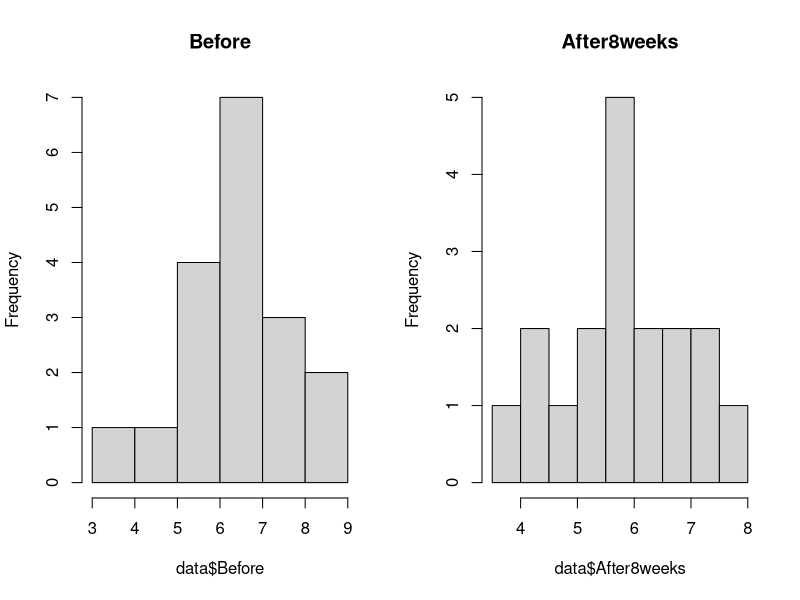
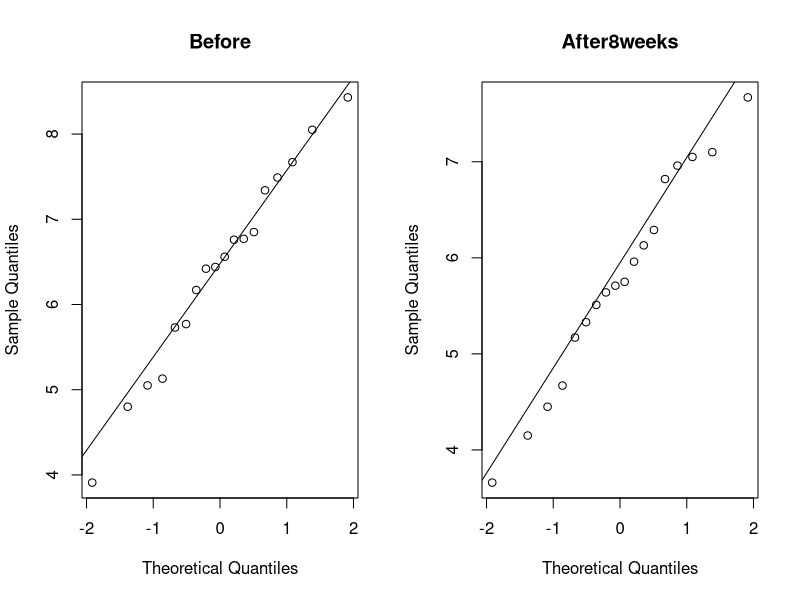
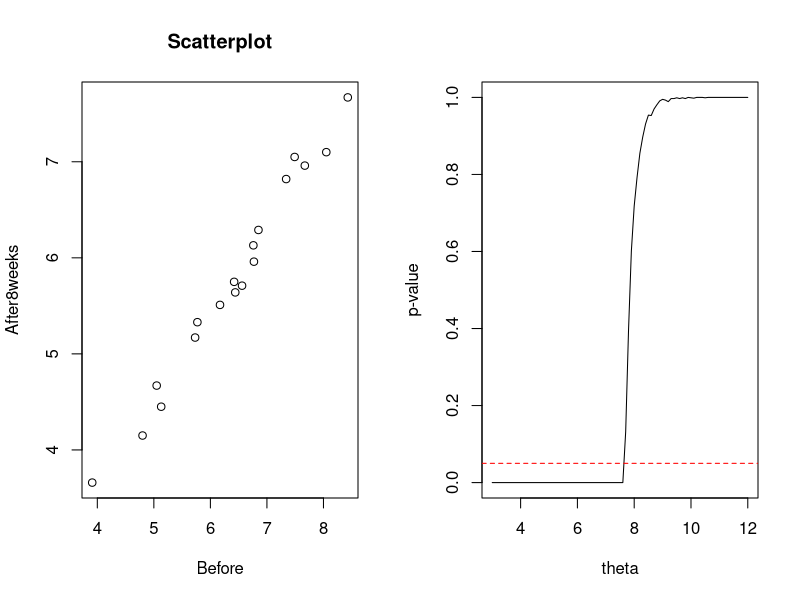
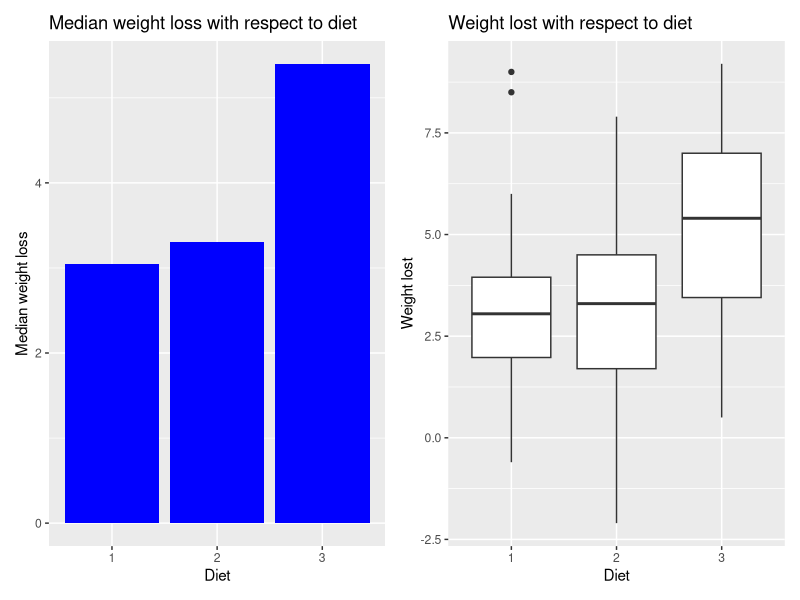
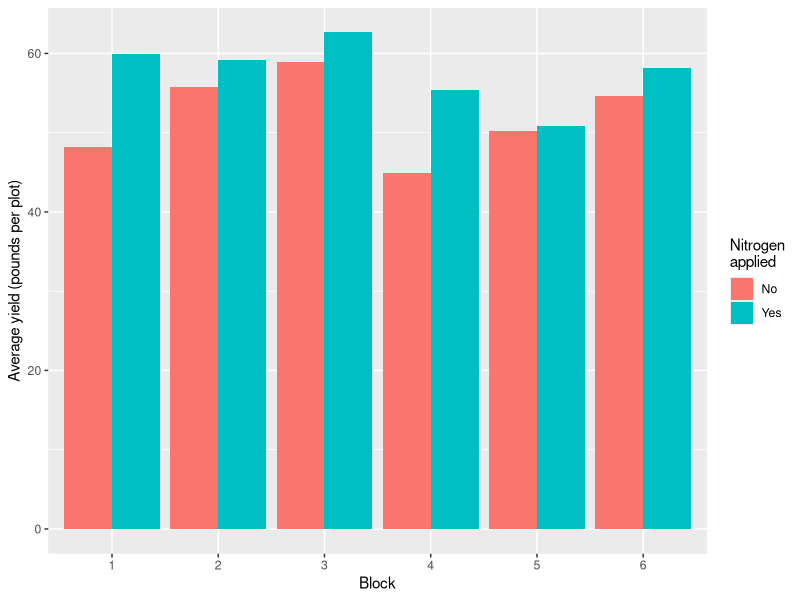

R code for these plots, in order:
## ---- chunk 1
#knitr::opts_chunk$set(echo = TRUE)
library(tidyverse)
library(ggplot2)
library(patchwork)

## ---- chunk 2
data <- data.frame(
  Before = c(6.42, 6.76, 6.56, 4.8, 8.43, 7.49, 8.05, 5.05, 5.77, 3.91, 
             6.77, 6.44, 6.17, 7.67, 7.34, 6.85, 5.13, 5.73),
  After8weeks = c(5.75, 6.13, 5.71, 4.15, 7.67, 7.05, 7.1, 4.67, 5.33, 3.66, 
                  5.96, 5.64, 5.51, 6.96, 6.82, 6.29, 4.45, 5.17)
)

# Plot histograms of the two variables
par(mfrow=c(1,2))
hist(data$Before, main="Before")
hist(data$After8weeks, main="After8weeks")

# Check normality of the variables using a qqplot
par(mfrow=c(1,2))
qqnorm(data$Before, main="Before")
qqline(data$Before)
qqnorm(data$After8weeks, main="After8weeks")
qqline(data$After8weeks)

# Check for any inconsistencies in the data using a scatterplot
plot(data$Before, data$After8weeks, main="Scatterplot", xlab="Before", ylab="After8weeks")

# Calculate the correlation between the two variables
correlation <- cor(data$Before, data$After8weeks)
print(paste("Correlation between Before and After8weeks:", round(correlation, 2)))
## ---- chunk 3
t.test(data$Before, data$After8weeks, paired = TRUE)
## ---- chunk 4
wilcox.test(data$Before, data$After8weeks, paired = TRUE)
## ---- chunk 5
n <- length(data$After8weeks)
sample_mean <- mean(data$After8weeks)
sample_var <- var(data$After8weeks)
# Diet
## ---- chunk 6
theta_hat <- 2 * sample_mean - 3
## ---- chunk 7
margin_of_error <- qt(0.975, df = n-1) * sqrt((theta_hat - 3)^2 / (12 * n))
lower_ci <- theta_hat - margin_of_error
upper_ci <- theta_hat + margin_of_error
## ---- chunk 8
cat("Estimate for theta (theta hat):", theta_hat, "\n")
cat("95% Confidence interval for theta:", round(lower_ci, 3), "-", round(upper_ci, 3), "\n")
## ---- chunk 9
margin_of_error <- qt(0.975, df = n-1) * sqrt(sample_var / n) * sqrt(12)
lower_ci <- sample_mean - margin_of_error
upper_ci <- sample_mean + margin_of_error
## ---- chunk 10
cat("More precise 95% Confidence interval for theta:", round(lower_ci, 3), "-", round(upper_ci, 3), "\n")
## ---- chunk 11
B <- 1000
## ---- chunk 12
boot_samples <- rep(0, B)
## ---- chunk 13
for (i in 1:B) {
  boot_samples[i] <- max(sample(data$After8weeks, replace = TRUE))
}
## ---- chunk 14
p_value <- sum(boot_samples >= max(data$After8weeks)) / B
## ---- chunk 15
cat("p-value:", p_value, "\n")
## ---- chunk 16
theta <- seq(3, 12, by = 0.1)
## ---- chunk 17
p_values <- rep(0, length(theta))
## ---- chunk 18
for (i in 1:length(theta)) {
  boot_samples <- rep(0, B)
  for (j in 1:B) {
    boot_samples[j] <- max(runif(18, min = 3, max = theta[i]))
  }
  p_values[i] <- sum(boot_samples >= max(data$After8weeks)) / B
}
## ---- chunk 19
plot(theta, p_values, type = "l", xlab = "theta", ylab = "p-value")
abline(h = 0.05, lty = 2, col = "red")
## ---- chunk 20
wilcox.test(data$After8weeks, mu = 6, alternative = "less")
## ---- chunk 21
num_less_than_4.5 <- sum(data$After8weeks < 4.5)
## ---- chunk 22
binom.test(num_less_than_4.5, n = nrow(data), p = 0.25, alternative = "less")
## ---- chunk 23
knitr::opts_chunk$set(echo = TRUE)
diet <- read.table("resources/diet.txt", header = TRUE)
diet <- diet %>% 
  mutate(weight_loss = preweight - weight6weeks)
## ---- chunk 24
head(diet)

## ---- chunk 25

box_plot <- diet %>%
  ggplot(aes(x = factor(diet), y = weight_loss)) +
  geom_boxplot() +
  labs(x = "Diet", y = "Weight lost", title = "Weight lost with respect to diet")

median_plot <- diet %>% 
  group_by(diet) %>% 
  summarize(median_weight_loss = median(weight_loss)) %>%
  ggplot(aes(x=factor(diet), y=median_weight_loss)) +
  geom_bar(stat="identity", fill="blue") +
  labs(x="Diet", y ="Median weight loss", title="Median weight loss with respect to diet") 

median_plot + box_plot

## ---- chunk 26
fit <- aov(weight_loss ~ diet , data = diet)
summary(fit)
## ---- chunk 27
diet %>% 
  group_by(diet) %>% 
  summarize(median_weight_loss = median(weight_loss)) %>%
  arrange(desc(median_weight_loss))
## ---- chunk 28
fit <- aov(weight_loss ~ diet * gender, data = diet)
summary(fit)

## ---- chunk 29
library(MASS)
## ---- chunk 30
plot_labels <- rep(1:24, each = 3)
## ---- chunk 31
set.seed(123) # for reproducibility
plot_labels <- sample(plot_labels)
## ---- chunk 32
treatments <- rep(c("N", "P", "K"), length.out = 72)
treatments <- treatments[plot_labels]
## ---- chunk 33
npk_rand <- data.frame(plot = plot_labels, treatment = treatments)
## ---- chunk 34
library(tidyr)
npk_rand_wide <- reshape(npk_rand, direction = "wide", idvar = "plot", timevar = "treatment")
## ---- chunk 35
npk_rand_wide
## ---- chunk 36
library(dplyr)
npk_avg <- npk %>% 
  group_by(block, N) %>% 
  summarize(avg_yield = mean(yield))
## ---- chunk 37
library(ggplot2)
ggplot(npk_avg, aes(x = factor(block), y = avg_yield, fill = factor(N))) +
  geom_col(position = "dodge") +
  labs(x = "Block", y = "Average yield (pounds per plot)", fill = "Nitrogen") +
  scale_fill_discrete(name = "Nitrogen\napplied", labels = c("No", "Yes"))
